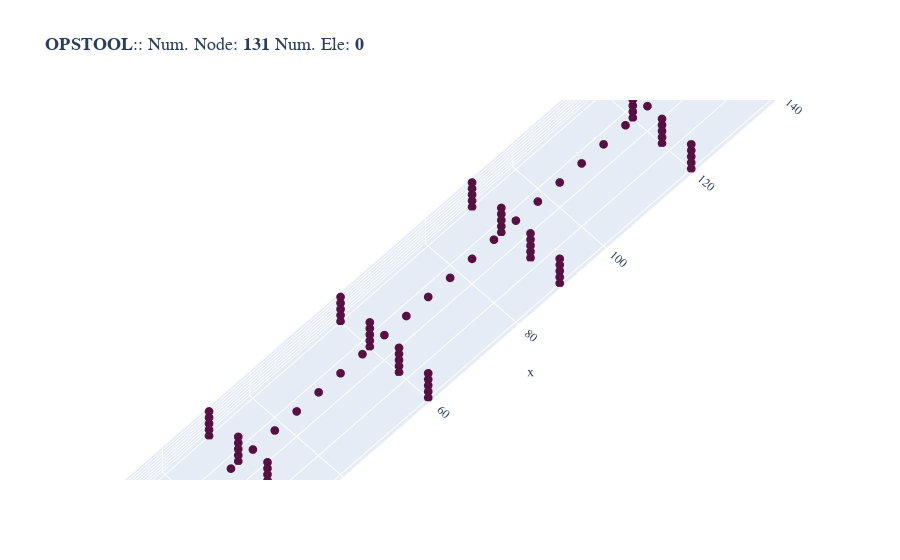

The notebook cell this image was saved under:
### Code cell
pier_res = define_pier_nodes(num_spans=num_spans,
                        span_length=span_length,
                        cols_per_pier=cols_per_pier,
                        nodes_per_col=nodes_per_col,
                        col_height=col_height,
                        deck_width=deck_width,
                        edge_clear=edge_clear)

deck_res = define_deck_nodes(num_spans=num_spans,
                            span_length=span_length,
                            nodes_per_span=nodes_per_span,
                            col_height=col_height)

capbeam_res = define_capbeam_nodes(pier_res["pier_nodes"])


# abut_res= define_abutment_nodes(deck_res,
#                                 abut_nodes,
#                                 deck_width)

opsvis.plot_model()

### Figure 1 — Plotly figure (JSON) as saved in the notebook; plotly's stock layout.template omitted (floating-point values rounded to 4 significant figures; data arrays with more than 128 entries replaced by an {"elided": "..."} marker saying what was removed)
{"data": [{"customdata": {"elided": "131 str values"}, "hovertemplate": "x: %{x}<br>y: %{y}<br>z: %{z} <br>nodeTag: %{customdata}", "marker": {"color": "#580f41", "size": 3, "symbol": "circle"}, "mode": "markers", "name": "Nodes", "type": "scatter3d", "x": {"elided": "131 float values"}, "y": {"elided": "131 float values"}, "z": {"elided": "131 float values"}}], "layout": {"autosize": true, "font": {"family": "Arial, sans-serif"}, "scene": {"aspectmode": "data", "camera": {"eye": {"x": -300, "y": -300, "z": 750}, "projection": {"type": "orthographic"}}, "xaxis": {"showgrid": true, "visible": true, "zeroline": true}, "yaxis": {"showgrid": true, "visible": true, "zeroline": true}, "zaxis": {"showgrid": true, "visible": true, "zeroline": true}}, "showlegend": false, "title": {"font": {"family": "courier", "size": 18}, "text": "<b>OPSTOOL</b>:: Num. Node: <b>131</b> Num. Ele: <b>0</b>"}}}
